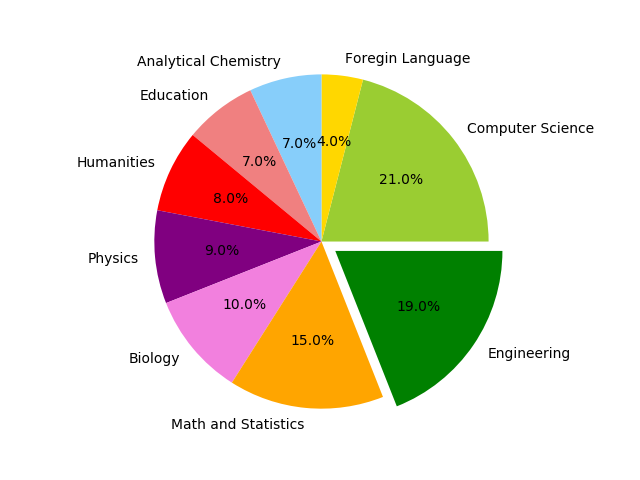

Here is the Python script that generated this plot:
# -*- coding: utf-8 -*-
import matplotlib.pyplot as plt

labels = ['Computer Science', 'Foregin Language', 'Analytical Chemistry', 'Education', 'Humanities', 'Physics', 'Biology', 'Math and Statistics','Engineering']
sizes = [21, 4, 7, 7, 8, 9, 10, 15, 19]

colors = ['yellowgreen', 'gold', 'lightskyblue', 'lightcoral', 'red', 'purple', '#f280de', 'orange', 'green']
explode=(0,0,0,0,0,0,0,0,0.1)

plt.pie(sizes, explode=explode, labels=labels, colors=colors, autopct='%1.1f%%')
plt.axis('equal')  #调整图片x， y轴比例，使其相等，得到正圆
plt.show()
plt.savefig('datavis/pie image')